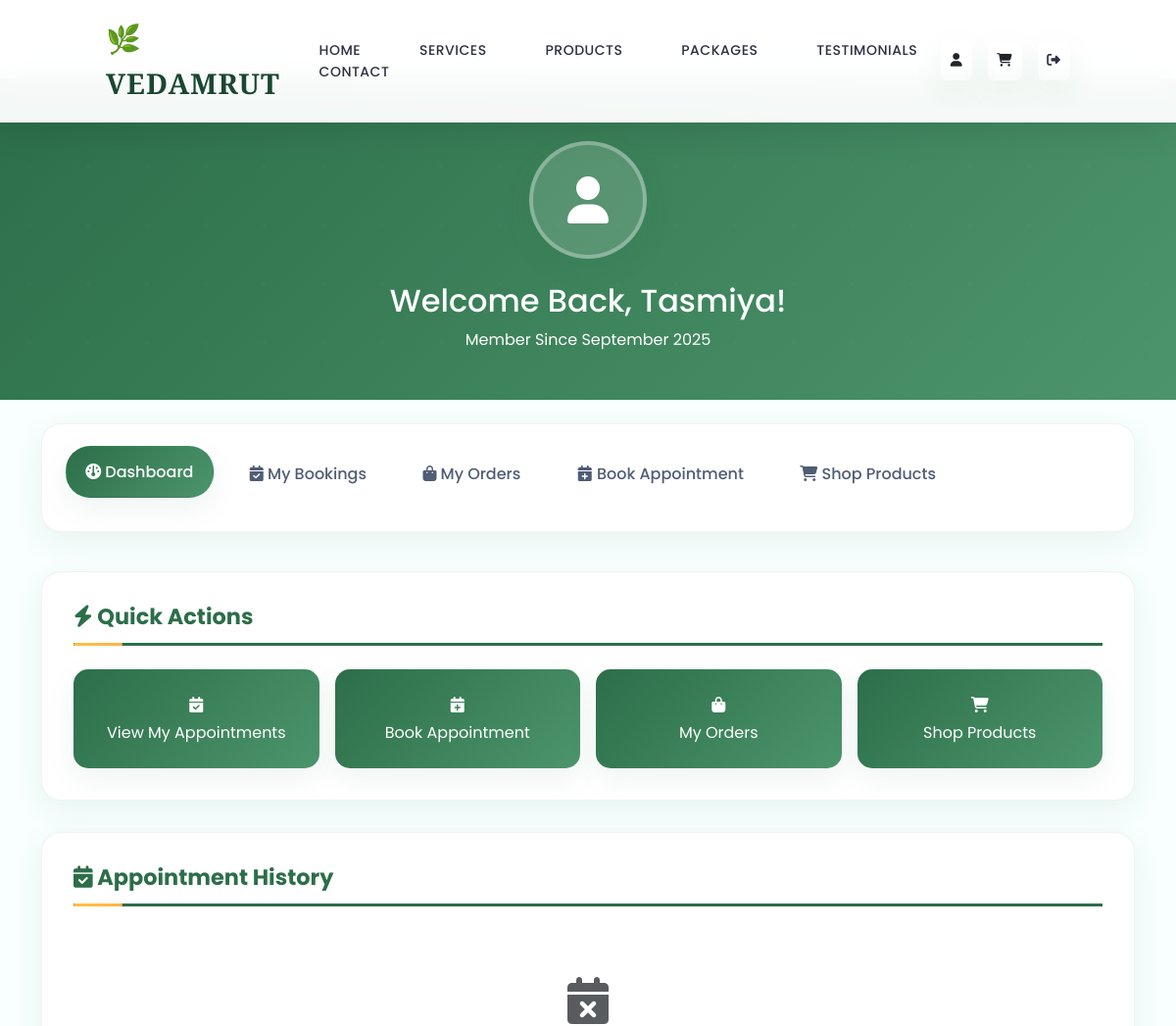
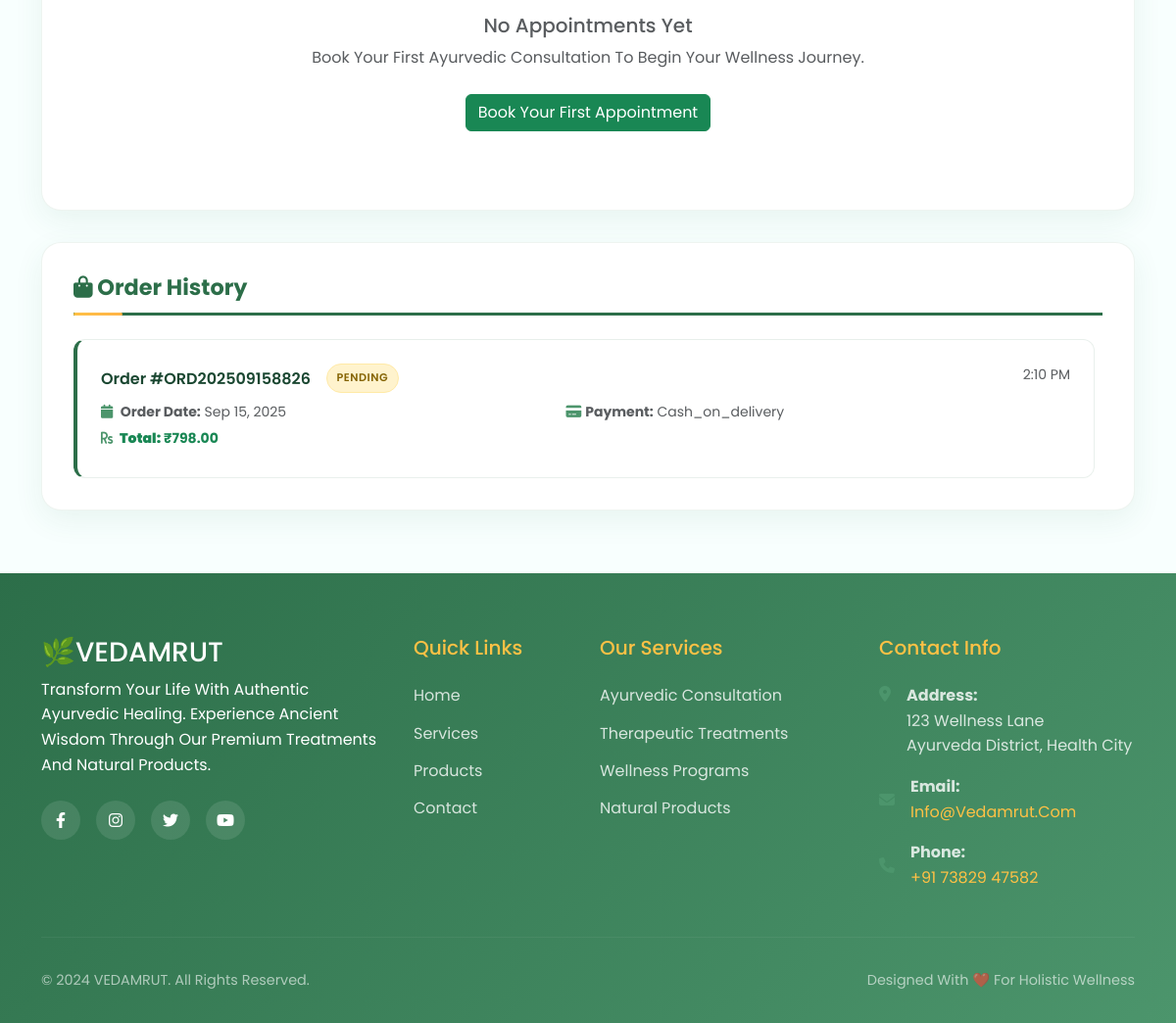
The app's page /profile.php (signed in) with its own data (2 pictures, top to bottom).
### tables this page shows
CREATE TABLE `users` (
  `id` int(11) NOT NULL,
  `username` varchar(50) NOT NULL,
  `email` varchar(100) NOT NULL,
  `password` varchar(255) NOT NULL,
  `phone` varchar(20) DEFAULT NULL,
  `full_name` varchar(100) DEFAULT NULL,
  `address` text DEFAULT NULL,
  `created_at` timestamp NOT NULL DEFAULT current_timestamp(),
  `updated_at` timestamp NOT NULL DEFAULT current_timestamp() ON UPDATE current_timestamp(),
  `is_active` tinyint(1) NOT NULL DEFAULT 1
);

CREATE TABLE `orders` (
  `id` int(11) NOT NULL,
  `user_id` int(11) NOT NULL,
  `order_number` varchar(20) NOT NULL,
  `total_amount` decimal(10,2) NOT NULL,
  `status` enum('pending','processing','shipped','delivered','cancelled') NOT NULL DEFAULT 'pending',
  `shipping_name` varchar(100) NOT NULL,
  `shipping_phone` varchar(20) NOT NULL,
  `shipping_address` text NOT NULL,
  `payment_method` varchar(50) DEFAULT 'cash_on_delivery',
  `payment_status` enum('pending','paid','failed','refunded') NOT NULL DEFAULT 'pending',
  `notes` text DEFAULT NULL,
  `created_at` timestamp NOT NULL DEFAULT current_timestamp(),
  `updated_at` timestamp NOT NULL DEFAULT current_timestamp() ON UPDATE current_timestamp()
);

### profile.php (the view, shortened to what the rows shown need)
<?php
require_once 'auth_check.php';
require_once __DIR__ . '/config/connection.php';
$currentUser = getCurrentUser();
$user_id = $currentUser['id'];
$userQuery = $conn->prepare("SELECT * FROM users WHERE id = ?");
$userQuery->bind_param("i", $user_id);
$userQuery->execute();
$userResult = $userQuery->get_result();
$userData = $userResult->fetch_assoc();
$statsQuery = $conn->prepare("
    SELECT
        (SELECT COUNT(*) FROM booking WHERE user_id = ?) as total_bookings,
        (SELECT COUNT(*) FROM booking WHERE user_id = ? AND status = 'pending') as pending_bookings,
        (SELECT COUNT(*) FROM booking WHERE user_id = ? AND status = 'completed') as completed_bookings,
        (SELECT COUNT(*) FROM orders WHERE user_id = ?) as total_orders,
        (SELECT COALESCE(SUM(total_amount), 0) FROM orders WHERE user_id = ?) as total_spent
");
$statsQuery->bind_param("iiiii", $user_id, $user_id, $user_id, $user_id, $user_id);
$statsQuery->execute();
$stats = $statsQuery->get_result()->fetch_assoc();
?>
<!DOCTYPE html>
<html lang="en">
<head>
    <link href="https://cdn.jsdelivr.net/npm/bootstrap@5.3.0/dist/css/bootstrap.min.css" rel="stylesheet">
    <link rel="stylesheet" href="https://cdnjs.cloudflare.com/ajax/libs/font-awesome/6.4.0/css/all.min.css">
    <link rel="stylesheet" href="navbarstylemain.css">
</head>
<body>
    <div class="profile-header">
        <div class="container">
            <div class="row">
                <div class="col-12 text-center">
                    <div class="profile-avatar">
                        <i class="fa-solid fa-user"></i>
                    </div>
                    <h2>Welcome back, <?php echo htmlspecialchars($userData['username']); ?>!</h2>
                    <p class="mb-0">Member since <?php echo date('F Y', strtotime($userData['created_at'])); ?></p>
                </div>
            </div>
        </div>
    </div>
    <div class="container my-4">
        <div class="section-card">
            <?php
            $allOrdersQuery = $conn->prepare("
                SELECT * FROM orders
                WHERE user_id = ?
                ORDER BY created_at DESC
            ");
            $allOrdersQuery->bind_param("i", $user_id);
            $allOrdersQuery->execute();
            $allOrders = $allOrdersQuery->get_result();
            ?>
            <?php if ($allOrders->num_rows > 0): ?>
                <div class="history-container">
                    <?php while ($order = $allOrders->fetch_assoc()): ?>
                        <div class="history-item">
                            <div class="d-flex justify-content-between align-items-start">
                                <div class="flex-grow-1">
                                    <div class="d-flex align-items-center mb-2">
                                        <h6 class="mb-0 me-3">Order #<?php echo $order['order_number']; ?></h6>
                                        <span class="status-badge status-<?php echo $order['status']; ?>">
                                            <?php echo ucfirst($order['status']); ?>
                                        </span>
                                    </div>
                                    <div class="row">
                                        <div class="col-md-6">
                                            <small class="text-muted d-block">
                                                <i class="fa-solid fa-calendar"></i>
                                                <strong>Order Date:</strong> <?php echo date('M d, Y', strtotime($order['created_at'])); ?>
                                            </small>
                                            <small class="text-success d-block fw-bold">
                                                <i class="fa-solid fa-rupee-sign"></i>
                                                <strong>Total:</strong> ₹<?php echo number_format($order['total_amount'], 2); ?>
                                            </small>
                                        </div>
                                        <div class="col-md-6">
                                            <?php if (isset($order['payment_method'])): ?>
                                                <small class="text-muted d-block">
                                                    <i class="fa-solid fa-credit-card"></i>
                                                    <strong>Payment:</strong> <?php echo ucfirst($order['payment_method']); ?>
                                                </small>
                                            <?php endif; ?>
                                        </div>
                                    </div>
                                </div>
                                <small class="text-muted ms-3">
                                    <?php echo date('g:i A', strtotime($order['created_at'])); ?>
                                </small>
                            </div>
                        </div>
                    <?php endwhile; ?>
                </div>
            <?php endif; ?>
        </div>
    </div>
</body>
</html>

### records on screen
users: username "Tasmiya", created_at "September 2025"
orders: order_number "ORD202509158826", status "PENDING", created_at "Sep 15, 2025", total_amount "798.00", payment_method "Cash_on_delivery", created_at "2:10 PM"
